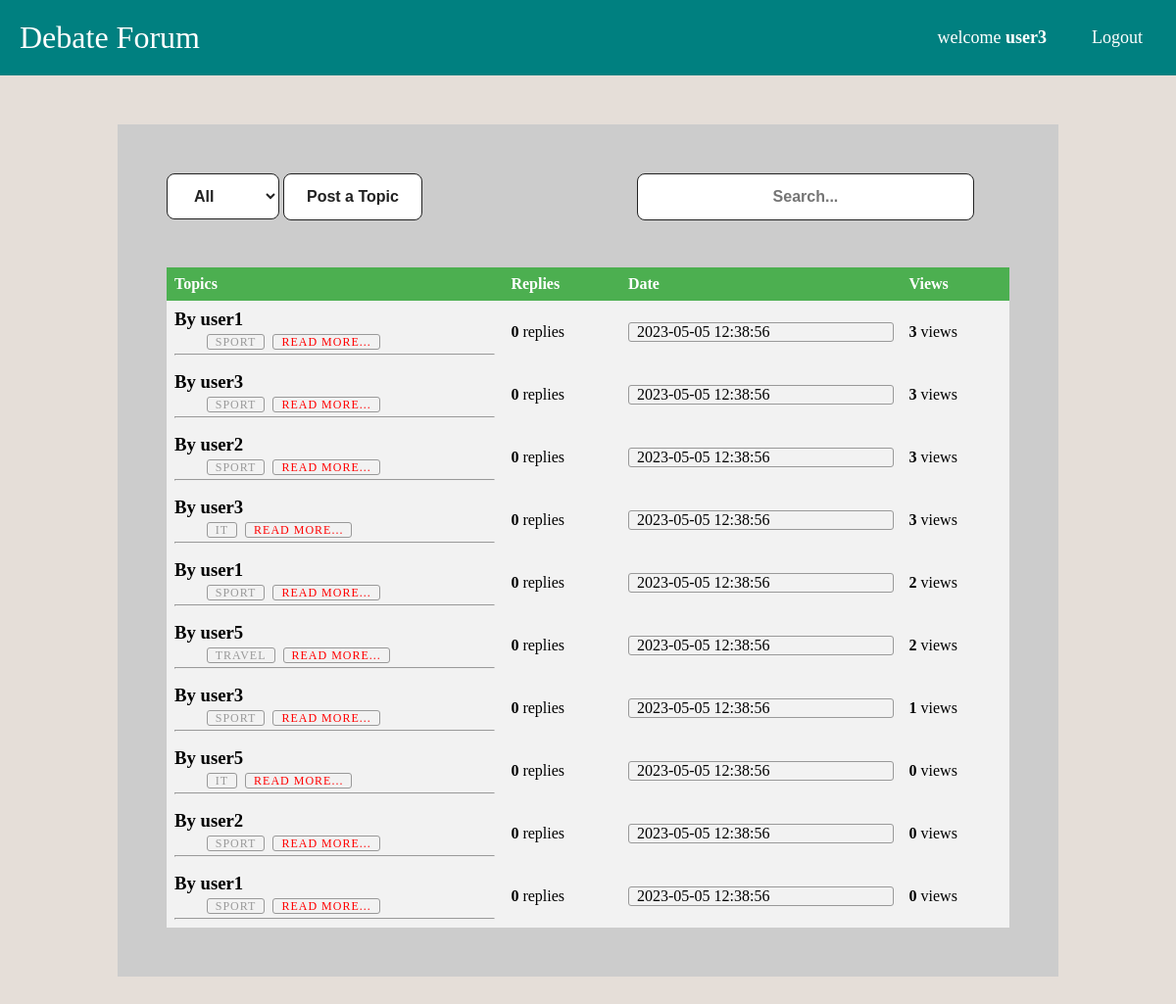
The app's page / (signed in) with its own data.
### tables this page shows
CREATE TABLE user (
    userID INTEGER NOT NULL PRIMARY KEY AUTOINCREMENT, -- Integer user ID / key
    userName TEXT NOT NULL,                            -- Login username
    passwordHash BLOB NOT NULL,                        -- Hashed password (bytes in python)
    isAdmin BOOLEAN NOT NULL,                          -- If user is admin or not. Ignore if not implementing admin
    creationTime TIMESTAMP NOT NULL DEFAULT CURRENT_TIMESTAMP,      -- Time user was created
    lastVisit TIMESTAMP NOT NULL DEFAULT CURRENT_TIMESTAMP -- User's last visit, for showing new content when they return
);

CREATE TABLE topic (
    topicID INTEGER NOT NULL PRIMARY KEY AUTOINCREMENT,  -- Topic's ID number
    topicName TEXT NOT NULL,                             -- Topic's text
    postingUser INTEGER REFERENCES user(userID) ON DELETE SET NULL ON UPDATE CASCADE, -- FK (foreign key) of posting user
    creationTime TIMESTAMP NOT NULL DEFAULT CURRENT_TIMESTAMP,                       -- Time topic was created
    updateTime TIMESTAMP NOT NULL DEFAULT CURRENT_TIMESTAMP,      -- Last time a claim/reply was added
    category TEXT NOT NULL,
    views INTEGER NOT NULL DEFAULT 0
);

### routes/home.py (the view, shortened to what this page needs)
@app.route("/", methods = ['GET','POST'])
def home():
    conn = get_db_connection()
    topics = conn.execute('SELECT * FROM topic').fetchall()
    data = []
    for topic in topics:
        n_replies = 0
        postingUser = conn.execute(f"SELECT * FROM user WHERE userID == '{topic['postingUser']}'").fetchone()
        data.append(
            {"id":topic['topicID'],
             "title":topic['topicName'],
             "postingUser":postingUser["userName"],
             "category":topic['category'],
             "creationTime":topic['creationTime'],
             "topicID":topic['topicID'],
             "views":topic['views'],
             }
        )
    conn.close()
    return render_template('home.html',topics=data,is_authenticated=is_authenticated(),current_user=current_user())

### get_db_connection.py (called while the page is built)
def get_db_connection():
    conn = sqlite3.connect('database/database.db')
    conn.row_factory = sqlite3.Row
    return conn

### routes/auth_check.py (called while the page is built)
def is_authenticated():
    if request.cookies.get('username'):
        return True
    else:
        return False

def current_user():
    if is_authenticated():
        conn = get_db_connection()
        user = conn.execute('SELECT * FROM user WHERE userName = ?',(request.cookies.get('username'),)).fetchone()
        return user
    else:
        pass

### templates/home.html (shortened to what this page needs)
{% extends "nav.html" %}
{% block content %}
<link rel="stylesheet" href="{{ url_for('static', filename='css/card.css')}}" />
<link rel="stylesheet" href="{{ url_for('static', filename='css/modal.css')}}" />
<select id="my-select" class="postbtn">
  <option value="All">All</option>
</select>
{% if is_authenticated %}
<button id="myBtn" class="postbtn">Post a Topic</button>
{% else %}
<button id="myBtn" class="postbtn" style="color: red;" disabled>Please Login to Post a Topic</button>
{% endif %}
<input class="postbtn" style="width: 40%; text-align: center; align-items: center; margin-left: 25%;" type="text"
  name="search" id placeholder="Search..." oninput="onSearchInput(this)">
<div id="my-data">
  <table>
    <thead>
      <tr>
        <th>Topics</th>
        <th>Replies</th>
        <th>Date</th>
        <th>Views</th>
      </tr>
    </thead>
    <tbody>
      {% for topic in topics %}
      <div class="blog-container">
        <tr>
          <td>
            <div class="blog-header">
              <div class="blog-title">
                <h3>By {{topic.postingUser}}</h3>
              </div>
            </div>
            <div class="blog-body">
              <div class="blog-tags">
                <ul>
                  <li><a>{{topic.category}}</a></li>
                  <li><a href="{{url_for('claim',topicID=topic.topicID)}}" style="color: red;">Read More...</a></li>
                </ul>
              </div>
            </div>
            <hr>
      </div>
      <td><strong>0</strong> replies</td>
      <td>
        <li class="published-date">{{topic.creationTime}}</li>
      </td>
      <td><strong>{{topic.views}}</strong> views</td>
      {% endfor %}
    </tbody>
  </table>
</div>
{% endblock %}

### templates/nav.html (shortened to what this page needs)
<!DOCTYPE html>
<html lang="en">
<head>
    <link rel="stylesheet" href="{{ url_for('static', filename='css/nav.css')}}" />
    <link rel="stylesheet" href="{{ url_for('static', filename='css/modal.css')}}" />
</head>
<body>
    <nav class="navbar">
        <div class="logo">Debate Forum</div>
        <ul class="nav-links">
            <div class="menu">
                {% if is_authenticated %}
                <li>welcome <strong>{{current_user.username}}</strong></li>
                <li><a href="{{ url_for('logout') }}">Logout</a></li>
                {% else %}
                <li><a id="loginBtn" >Login</a></li>
                <li><a id="registerBtn" >Register New User</a></li>
                {% endif %}
            </div>
        </ul>
    </nav>
    <section class="container">
        {% block content %}
        {% endblock %}
    </section>
</body>
</html>

### static/css/nav.css (style rules this page uses)
* { margin: 0; padding: 0; box-sizing: border-box; }
body { font-family: cursive; }
a { text-decoration: none; }
li { list-style: none; }
.navbar { display: flex; align-items: center; justify-content: space-between; padding: 20px; background-color: teal; color: #fff; }
.nav-links a { color: #fff; }
.logo { font-size: 32px; }
.menu { display: flex; gap: 1em; font-size: 18px; }
.menu li { padding: 5px 14px; }
.container { max-width: 960px; width: 100%; width: calc(100% - 1rem); margin: 50px auto; padding: 50px; background: #ccc; }

### static/css/card.css (style rules this page uses)
body { background: #e5ded8; box-sizing: border-box; }
.blog-container { background: #fff; border-radius: 5px; box-shadow: rgba(0, 0, 0, 0.2) 0 4px 2px -2px; font-family: "adelle-sans", sans-serif; font-weight: 100; margin: 48px auto; width: 20rem; }
@media screen and (min-width: 480px) { .blog-container { width: 28rem; } }
@media screen and (min-width: 767px) { .blog-container { width: 40rem; } }
@media screen and (min-width: 959px) { .blog-container { width: 50rem; } }
.blog-body { margin: 0 auto; width: 80%; }
.blog-tags ul { display: flex; flex-direction: row; flex-wrap: wrap; list-style: none; padding-left: 0; }
.blog-tags li + li { margin-left: 0.5rem; }
.blog-tags a { border: 1px solid #999999; border-radius: 3px; color: #999999; font-size: 0.75rem; height: 1.5rem; line-height: 1.5rem; letter-spacing: 1px; padding: 0 0.5rem; text-align: center; text-transform: uppercase; white-space: nowrap; width: 5rem; }
.published-date { border: 1px solid #999999; border-radius: 3px; padding: 0 0.5rem; }
.postbtn { display: inline-block; outline: none; cursor: pointer; font-size: 16px; line-height: 20px; font-weight: 600; border-radius: 8px; padding: 13px 23px; border: 1px solid #222222; transition: box-shadow 0.2s ease 0s, -ms-transform 0.1s ease 0s, -webkit-transform 0.1s ease 0s, transform 0.1s ease 0s; background: #fff; color: #222222; }
table { border-collapse: collapse; width: 100%; }
th, td { text-align: left; padding: 8px; }
tr:nth-child(even) { background-color: #f2f2f2 }
th { background-color: #4CAF50; color: white; }
tr { background-color: #f2f2f2; }

### records on screen
user: username "user3", postingUser "user3" "user3" "user3"
user: postingUser "user1" "user1" "user1"
topic: category "SPORT", creationTime "2023-05-05 12:38:56"
topic: category "SPORT", creationTime "2023-05-05 12:38:56"
user: postingUser "user2" "user2"
topic: category "SPORT", creationTime "2023-05-05 12:38:56"
topic: category "IT", creationTime "2023-05-05 12:38:56"
topic: category "SPORT", creationTime "2023-05-05 12:38:56"
user: postingUser "user5" "user5"
topic: category "TRAVEL", creationTime "2023-05-05 12:38:56"
topic: category "SPORT", creationTime "2023-05-05 12:38:56"
topic: category "IT", creationTime "2023-05-05 12:38:56"
topic: category "SPORT", creationTime "2023-05-05 12:38:56"
topic: category "SPORT", creationTime "2023-05-05 12:38:56"

### other values on screen
{{ topic.views }} "3" "3" "3" "3" "2" "2" "1" "0" "0" "0"
